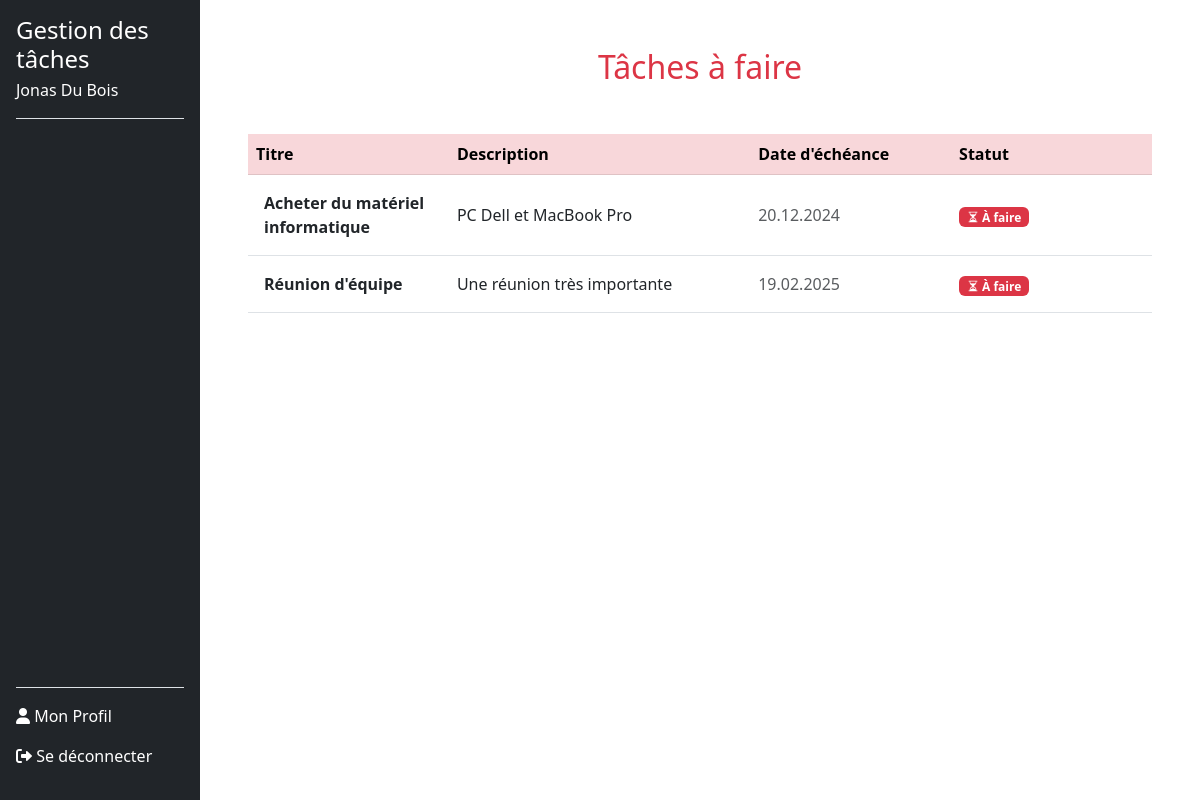
The app's page /taches_a_faire.php (signed in), older data.
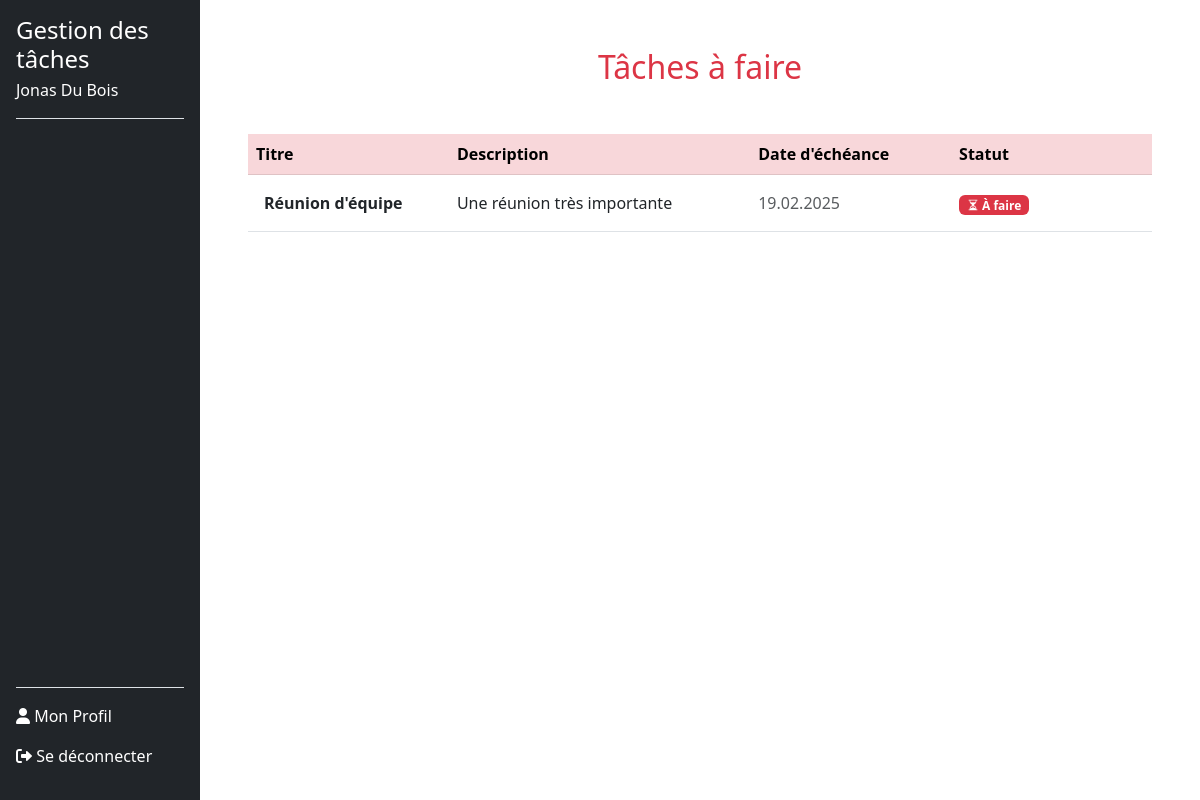
The same page, newer data.
### tables this page shows
CREATE TABLE tasks (
        id INTEGER PRIMARY KEY AUTOINCREMENT,
        userId INTEGER NOT NULL,
        titre TEXT NOT NULL,
        description TEXT DEFAULT NULL,
        dateEcheance DATE DEFAULT NULL,
        statut TEXT CHECK(statut IN ('a_faire', 'en_cours', 'termine')) DEFAULT 'a_faire',
        createdAt TIMESTAMP DEFAULT CURRENT_TIMESTAMP, 
        FOREIGN KEY (userId) REFERENCES users(id) ON DELETE CASCADE
    );

### src/dbManager/DbManagerCRUD.php (called while the page is built, shortened)
<?php
class DbManagerCRUD implements I_ApiCRUD
{
    private $db;
    public function __construct()
    {
        $config = parse_ini_file(__DIR__ . '/../config/db.ini');
        $dsn = $config['dsn'];
        $username = $config['username'];
        $password = $config['password'];
        $this->db = new \PDO($dsn, $username, $password);
    }
    public function rendPersonnes(string $email): array
    {
        $sql = "SELECT * FROM users WHERE email = :email;";
        $stmt = $this->db->prepare($sql);
        $stmt->bindParam(':email', $email, \PDO::PARAM_STR);
        try {
            $stmt->execute();
            $donnees = $stmt->fetchAll(\PDO::FETCH_ASSOC);
            $tabUsers = [];
            foreach ($donnees as $donneesUser) {
                $user = new Users(
                    $donneesUser["prenom"],
                    $donneesUser["nom"],
                    $donneesUser["email"],
                    $donneesUser["noTel"],
                    $donneesUser["motDePasse"],
                    $donneesUser["id"]
                );
                $tabUsers[] = $user;
            }
            return $tabUsers;
        } catch (\PDOException $e) {
            error_log("Erreur lors de la récupération des utilisateurs : " . $e->getMessage());
            return [];
        }
    }
    public function getTasksByUserIdAndStatus($userId, $status)
    {
        try {
            $stmt = $this->db->prepare('
            SELECT t.id, t.titre, t.description, t.dateEcheance, t.statut
            FROM tasks t
            JOIN task_users tu ON t.id = tu.taskId
            WHERE tu.userId = :userId AND t.statut = :status
        ');
            $stmt->execute(['userId' => $userId, 'status' => $status]);
            $tasks = [];
            while ($taskData = $stmt->fetch(\PDO::FETCH_ASSOC)) {
                $task = new Task(
                    $taskData['titre'],
                    $taskData['description'],
                    [],
                    $taskData['dateEcheance'],
                    $taskData['statut']
                );
                $tasks[] = $task;
            }
            return $tasks;
        } catch (\PDOException $e) {
            throw new \Exception("Erreur lors de la récupération des tâches : " . $e->getMessage());
        }
    }
}

### Includes/functions.php (called while the page is built, shortened)
<?php
function getUserByEmail($email, $dbManager) {
    $userInfoArray = $dbManager->rendPersonnes($email);
    return !empty($userInfoArray) ? $userInfoArray[0] : null;
}
function getStatusBadgeClass(string $statut): string
{
    $badgeClasses = [
        'À faire' => 'bg-danger',
        'En cours' => 'bg-warning',
        'Terminé' => 'bg-success',
    ];
    return $badgeClasses[$statut] ?? 'bg-secondary';
}
?>

### src/dbManager/Users.php (called while the page is built, shortened)
<?php
class Users {
    private $id;
    public function __construct(string $prenom, string $nom, string $email, string $noTel, string $motDePasse ,int $id = 0) {
        $this->id = $id;
    }
    public function rendId(): int {
        return (int)$this->id;
    }
}

### src/dbManager/Task.php (called while the page is built, shortened)
<?php
class Task
{
    private $titre;
    private $description;
    private $dateEcheance;
    private $statut;
    public function __construct(
        string $titre,
        string $description = null,
        array $userIds = null,
        string $dateEcheance = null,
        string $statut = 'a_faire',
        int $id = 0,
    ) {
        $this->titre = $titre;
        $this->description = $description;
        $this->dateEcheance = $dateEcheance;
        $this->statut = $statut;
    }
    private function isValidDate(string $date): bool
    {
        $d = DateTime::createFromFormat('Y-m-d', $date);
        return $d && $d->format('Y-m-d') === $date;
    }
    public function rendTitre(): string
    {
        return $this->titre;
    }
    public function rendDescription(): ?string
    {
        return $this->description;
    }
    public function getFormattedDateEcheance(): ?string
    {
        if ($this->dateEcheance) {
            $d = DateTime::createFromFormat('Y-m-d', $this->dateEcheance);
            return $d ? $d->format('d.m.Y') : null;
        }
        return null;
    }
    public function getFormattedStatut(): string
    {
        $statutTraduction = [
            'a_faire' => 'À faire',
            'en_cours' => 'En cours',
            'termine' => 'Terminé',
        ];
        return $statutTraduction[$this->statut] ?? 'Inconnu';
    }
}

### taches_a_faire.php (the view, shortened to what the changed rows need)
<?php
require_once 'includes/functions.php';
$dbManager = new DbManagerCRUD();
$email = $_SESSION['email_user'];
$userInfo = getUserByEmail($email, $dbManager);
$userId = $userInfo->rendId();
$tachesAFaire = $dbManager->getTasksByUserIdAndStatus($userId, 'a_faire');
?>
<!DOCTYPE html>
<html lang="fr">
<head>
    <link href="https://cdn.jsdelivr.net/npm/bootstrap@5.3.0-alpha3/dist/css/bootstrap.min.css" rel="stylesheet">
    <link href="style/styleSheet.css" rel="stylesheet">
    <link href="https://cdn.jsdelivr.net/npm/bootstrap-icons/font/bootstrap-icons.css" rel="stylesheet">
</head>
<body>
    <div class="d-flex">
        <?php include 'includes/sidebar.php'; ?>
        <div class="main-content ms-auto col-md-9 col-lg-10 p-5">
            <h2 class="text-center mb-4 text-danger">Tâches à faire</h2>
            <?php if (empty($tachesAFaire)): ?>
                <div class="alert alert-info mt-4" role="alert">
                    <p>Aucune tâche à faire pour le moment.</p>
                </div>
            <?php else: ?>
                <div class="table-responsive pt-4">
                    <table class="table table-hover align-middle">
                        <thead class="table-danger">
                            <tr>
                                <th scope="col" style="width: 20%;">Titre</th>
                                <th scope="col" style="width: 30%;">Description</th>
                                <th scope="col" style="width: 20%;">Date d'échéance</th>
                                <th scope="col" style="width: 20%;">Statut</th>
                            </tr>
                        </thead>
                        <tbody>
                            <?php foreach ($tachesAFaire as $task): ?>
                                <tr>
                                    <td scope="row" class="fw-bold text-dark p-3"><?php echo htmlspecialchars($task->rendTitre()); ?></td>
                                    <td class="text-truncate" style="max-width: 300px;">
                                        <?php echo htmlspecialchars($task->rendDescription()); ?>
                                    </td>
                                    <td class="text-muted"><?php echo htmlspecialchars($task->getFormattedDateEcheance()); ?></td>
                                    <td>
                                        <span class="badge <?php echo getStatusBadgeClass($task->getFormattedStatut()); ?> me-1">
                                            <i class="bi bi-hourglass-split"></i> <?php echo htmlspecialchars($task->getFormattedStatut()); ?>
                                        </span>
                                    </td>
                                </tr>
                            <?php endforeach; ?>
                        </tbody>
                    </table>
                </div>
            <?php endif; ?>
        </div>
    </div>
</body>
</html>

Row changes from the older to the newer data that the page shows:
removed tasks: titre "Acheter du matériel informatique", description "PC Dell et MacBook Pro", dateEcheance "20.12.2024", statut "À faire"
